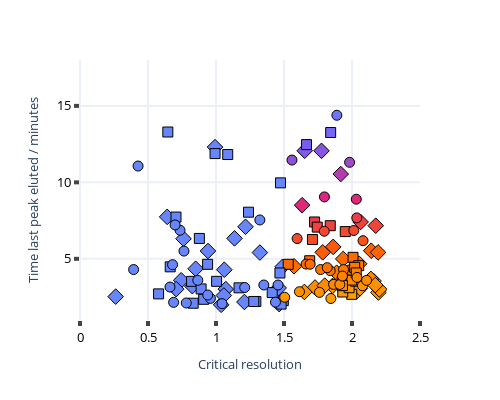

The code cell stored with this chart in its notebook:
### Code cell
#Figure 5. Trade-off for Optimisations 4, 5 and 6.

#IBM colorscale no greenish
colorscale = ['rgb(100, 143, 255)', 'rgb(120, 94, 240)', 'rgb(220, 38, 127)', 'rgb(254, 97, 0)', 'rgb(255, 176, 0)']
colorscale.reverse()
colorscale = pc.make_colorscale(colorscale)

def rotate_z(x, y, z, theta):
    w = x+1j*y
    return np.real(np.exp(1j*theta)*w), np.imag(np.exp(1j*theta)*w), z

#colorscale = px.colors.sequential.Sunsetdark_r

allVars2New = allVars2[:]

allVars2New["Maximisepeaknumber"] = np.rint(np.exp(-allVars2New["Maximisepeaknumber"]))
allVars2New["RsCrit2"] = np.exp(-allVars2New["RsCrit2"])
allVars2New["Minimisemethodtime"] = np.exp(allVars2New["Minimisemethodtime"])

indexGood = allVars2New["Maximisepeaknumber"] == 7

xe, ye, ze = rotate_z(1.6, 1.5, 0.3, -2)

fig = px.scatter(allVars2New[indexGood], x = "RsCrit2", y = "Minimisemethodtime", color = "Dist2",symbol = "repeatNumb",color_continuous_scale=colorscale, labels={'RsCrit2':'Critical resolution',
'Minimisemethodtime':'Time last peak eluted / minutes', 'Dist':"Distance"})

fig.update_coloraxes(colorscale=colorscale,
                    cmin = -0.05,
                    cmax = 1.05,
                    colorbar_title_text = "Distance to Pareto",
                    colorbar_thickness = 20,
                    colorbar_dtick = 0.05,
                    colorbar_ticks = 'outside',
                    colorbar_tickwidth = 2,
                    colorbar_tickmode = 'array',
                    colorbar_tickvals = [0, 0.20, 0.40, 0.60, 0.80, 1.0],
                    colorbar_ticktext = ['0 (Best)', '0.2', '0.4', '0.6', '0.8', '1.0 (Worst)'],
                    colorbar_tickfont_size=10,
                    colorbar_titlefont_size = 10
                    )

fig.update_layout(template='plotly_white')
camera = dict(eye=dict(x=xe, y=ye, z=ze))

fig.data[0].marker.symbol = 'diamond'
fig.data[0].marker.size = 12
fig.data[1].marker.symbol = 'square'
fig.data[1].marker.size = 10
fig.data[2].marker.symbol = 'circle'
fig.data[2].marker.size = 10

fig.data[0].marker.line.width = 1
fig.data[0].marker.line.color ='Black'
fig.data[1].marker.line.width = 1
fig.data[1].marker.line.color ='Black'
fig.data[2].marker.line.width = 1
fig.data[2].marker.line.color ='Black'

fig.update_xaxes(range = [0, 2.5],showgrid=True, gridwidth=2, tickfont=dict(color='black',size=13),ticks='outside',tick0=0, 
                 tickwidth=4, title = dict(font = dict(size=13)))
fig.update_yaxes(range = [1, 18],showgrid=True, gridwidth=2, tickfont=dict(color='black',size=13),ticks='outside',tick0=0, 
                 tickwidth=4, title = dict(font = dict(size=13)))


fig.update_layout(template='plotly_white',
autosize=False,
width=1000/2,
height=800/2,
showlegend=False
                 )

#Add or remove colorbar
#fig.update_coloraxes(showscale=True)
fig.update_coloraxes(showscale=False)


fig.update_layout(scene=dict(camera=camera,aspectmode='cube'),showlegend=False)
fig.show()

import plotly.io as pio
pio.write_image(fig, 'Optimisations456TradeOff.jpg', scale=4, width=1000/2, height=800/2)

### Figure 1 — Plotly figure (JSON) as saved in the notebook; plotly's stock layout.template omitted (floating-point values rounded to 4 significant figures)
{"data": [{"hovertemplate": "repeatNumb=1<br>Critical resolution=%{x}<br>Time last peak eluted / minutes=%{y}<br>Dist2=%{marker.color}<extra></extra>", "legendgroup": "1", "marker": {"color": [1, 0.3511, 0.6134, 1, 0.7449, 1, 0.07379, 1, 0.3688, 1, 1, 1, 0.03722, 0.2408, 1, 1, 1, 0.2584, 0.07027, 1, 0.1871, 1, 0.07494, 0.4837, 1, 0.1597, 1, 0.04719, 0.03106, 0.2247, 1, 1, 1, 0.2181, 0.05608, 1, 1, 0.03754, 0.08353, 0.07845, 0.1317, 1, 0.05734, 0.1922, 0.7359], "coloraxis": "coloraxis", "line": {"color": "Black", "width": 1}, "size": 12, "symbol": "diamond"}, "mode": "markers", "name": "1", "orientation": "v", "showlegend": true, "type": "scatter", "x": [0.6411, 2.175, 1.917, 0.9928, 1.652, 0.8504, 1.728, 1.489, 2.063, 0.7441, 1.061, 0.2623, 2.194, 1.785, 0.7074, 1.209, 0.8258, 1.862, 1.857, 1.461, 1.574, 1.072, 2.158, 1.633, 0.9411, 2.052, 1.464, 2.201, 2.035, 2.141, 1.217, 1.038, 0.7612, 2.192, 1.65, 1.323, 1.136, 2.058, 2.139, 1.8, 1.887, 1.058, 2.171, 1.935, 1.776], "xaxis": "x", "y": [7.744, 7.168, 10.54, 12.3, 12.07, 4.352, 3.125, 4.48, 7.408, 3.597, 4.285, 2.528, 2.799, 5.424, 3.017, 2.179, 3.21, 5.78, 3.225, 3.095, 4.514, 3.019, 3.551, 8.507, 5.512, 4.681, 2.04, 3.003, 2.88, 5.532, 7.095, 1.994, 6.312, 5.419, 2.834, 5.409, 6.338, 3.063, 3.688, 3.248, 4.091, 2.604, 3.282, 4.991, 12.06], "yaxis": "y"}, {"hovertemplate": "repeatNumb=2<br>Critical resolution=%{x}<br>Time last peak eluted / minutes=%{y}<br>Dist2=%{marker.color}<extra></extra>", "legendgroup": "2", "marker": {"color": [0.1936, 1, 1, 1, 0.7743, 1, 1, 1, 0.08228, 0.8238, 1, 1, 1, 1, 1, 1, 0.31, 1, 1, 0.1983, 1, 1, 0.3932, 0.2076, 0.01647, 0.03752, 0.3665, 1, 0.3626, 0.3249, 1, 1, 0.08352, 0.15, 1, 0.05031, 1, 0.07549, 0.08497, 1, 0.1312, 0.1436, 0.06544, 0.1151], "coloraxis": "coloraxis", "line": {"color": "Black", "width": 1}, "size": 10, "symbol": "square"}, "mode": "markers", "name": "2", "orientation": "v", "showlegend": true, "type": "scatter", "x": [2.008, 0.6459, 0.6633, 0.9931, 1.666, 0.9384, 1.239, 0.8203, 1.958, 1.843, 1.495, 1.479, 0.5779, 0.9094, 1.005, 1.293, 1.709, 1.086, 0.8906, 1.531, 1.413, 1.278, 1.725, 1.689, 1.998, 1.932, 1.745, 0.8321, 1.84, 1.951, 1.47, 0.7058, 1.927, 2.049, 0.8777, 1.979, 1.474, 2.027, 1.998, 1.169, 2.005, 2.02, 1.93, 2.031], "xaxis": "x", "y": [5.096, 13.29, 4.477, 11.88, 12.47, 4.641, 8.049, 3.526, 3.516, 13.26, 2.268, 2.04, 2.707, 2.353, 3.529, 2.212, 6.262, 11.82, 3.033, 4.642, 2.792, 2.208, 7.409, 4.875, 2.678, 2.83, 7.074, 2.097, 7.166, 6.782, 4.074, 7.731, 3.494, 4.553, 6.333, 3.111, 9.967, 3.535, 3.61, 3.103, 4.262, 4.445, 3.247, 4.077], "yaxis": "y"}, {"hovertemplate": "repeatNumb=3<br>Critical resolution=%{x}<br>Time last peak eluted / minutes=%{y}<br>Dist2=%{marker.color}<extra></extra>", "legendgroup": "3", "marker": {"color": [1, 0.3236, 0.4839, 1, 1, 0.7082, 0.3899, 0.67, 0.1933, 0.9085, 0.1585, 1, 0.07734, 1, 1, 1, 1, 1, 1, 0.04848, 0.5069, 1, 0.19, 0.1469, 1, 0.02089, 0.1418, 0.04668, 0.3406, 1, 0.05909, 1, 0.3273, 0.1633, 0.2746, 0.07375, 1, 0.1113, 0.03375, 1, 1, 0.09273, 0.07502, 1], "coloraxis": "coloraxis", "line": {"color": "Black", "width": 1}, "size": 10, "symbol": "circle"}, "mode": "markers", "name": "3", "orientation": "v", "showlegend": true, "type": "scatter", "x": [0.7356, 1.597, 2.032, 0.6991, 0.427, 1.559, 2.035, 1.982, 1.662, 1.889, 1.769, 0.3944, 1.865, 0.6616, 0.959, 1.211, 0.6884, 1.437, 1.045, 2.077, 1.797, 0.9395, 1.692, 1.84, 1.322, 1.845, 1.938, 1.761, 1.796, 0.7645, 1.614, 0.8662, 2.013, 1.818, 2.081, 1.91, 0.6806, 1.93, 1.505, 0.7815, 1.456, 2.037, 2.107, 1.352], "xaxis": "x", "y": [6.869, 6.323, 8.899, 7.216, 11.07, 11.46, 7.677, 11.31, 4.655, 14.39, 4.3, 4.297, 3.326, 3.154, 2.413, 3.126, 2.153, 2.166, 2.069, 3.238, 9.048, 2.633, 4.644, 4.223, 7.54, 2.406, 4.293, 2.806, 6.804, 5.507, 2.851, 3.595, 6.852, 4.422, 6.186, 3.324, 4.617, 3.872, 2.486, 2.113, 3.288, 3.785, 3.592, 3.288], "yaxis": "y"}], "layout": {"autosize": false, "coloraxis": {"cmax": 1.05, "cmin": -0.05, "colorbar": {"dtick": 0.05, "thickness": 20, "tickfont": {"size": 10}, "tickmode": "array", "ticks": "outside", "ticktext": ["0 (Best)", "0.2", "0.4", "0.6", "0.8", "1.0 (Worst)"], "tickvals": [0, 0.2, 0.4, 0.6, 0.8, 1], "tickwidth": 2, "title": {"font": {"size": 10}, "text": "Distance to Pareto"}}, "colorscale": [[0, "rgb(255, 176, 0)"], [0.25, "rgb(254, 97, 0)"], [0.5, "rgb(220, 38, 127)"], [0.75, "rgb(120, 94, 240)"], [1, "rgb(100, 143, 255)"]], "showscale": false}, "height": 400, "legend": {"title": {"text": "repeatNumb"}, "tracegroupgap": 0}, "margin": {"t": 60}, "scene": {"aspectmode": "cube", "camera": {"eye": {"x": 0.6981, "y": -2.079, "z": 0.3}}}, "showlegend": false, "width": 500, "xaxis": {"anchor": "y", "domain": [0, 1], "gridwidth": 2, "range": [0, 2.5], "showgrid": true, "tick0": 0, "tickfont": {"color": "black", "size": 13}, "ticks": "outside", "tickwidth": 4, "title": {"font": {"size": 13}, "text": "Critical resolution"}}, "yaxis": {"anchor": "x", "domain": [0, 1], "gridwidth": 2, "range": [1, 18], "showgrid": true, "tick0": 0, "tickfont": {"color": "black", "size": 13}, "ticks": "outside", "tickwidth": 4, "title": {"font": {"size": 13}, "text": "Time last peak eluted / minutes"}}}}
